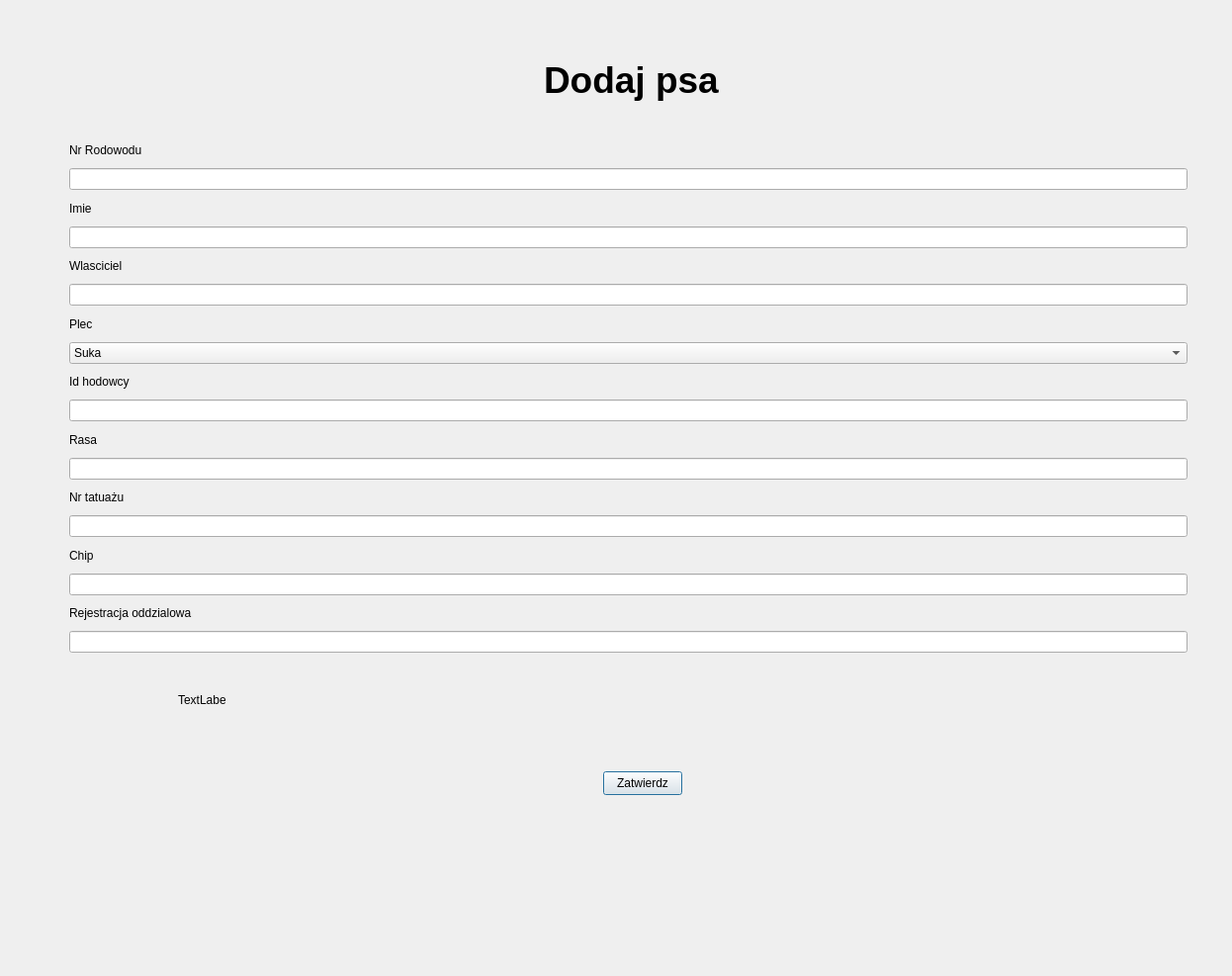
<?xml version="1.0" encoding="UTF-8"?>
<ui version="4.0">
 <class>dodajpsa</class>
 <widget class="QDialog" name="dodajpsa">
  <property name="geometry">
   <rect>
    <x>0</x>
    <y>0</y>
    <width>1246</width>
    <height>987</height>
   </rect>
  </property>
  <property name="windowTitle">
   <string>Dialog</string>
  </property>
  <widget class="QLabel" name="dodajpsalabel">
   <property name="geometry">
    <rect>
     <x>550</x>
     <y>50</y>
     <width>241</width>
     <height>61</height>
    </rect>
   </property>
   <property name="font">
    <font>
     <pointsize>28</pointsize>
     <bold>true</bold>
    </font>
   </property>
   <property name="text">
    <string>Dodaj psa</string>
   </property>
  </widget>
  <widget class="QPushButton" name="pushButton_zatwierdz">
   <property name="geometry">
    <rect>
     <x>610</x>
     <y>780</y>
     <width>80</width>
     <height>24</height>
    </rect>
   </property>
   <property name="text">
    <string>Zatwierdz</string>
   </property>
  </widget>
  <widget class="QWidget" name="layoutWidget">
   <property name="geometry">
    <rect>
     <x>70</x>
     <y>140</y>
     <width>1131</width>
     <height>520</height>
    </rect>
   </property>
   <layout class="QVBoxLayout" name="verticalLayout">
    <item>
     <widget class="QLabel" name="labelnrr">
      <property name="text">
       <string>Nr Rodowodu</string>
      </property>
     </widget>
    </item>
    <item>
     <widget class="QLineEdit" name="lineEdit_nrRodowodu"/>
    </item>
    <item>
     <widget class="QLabel" name="label_2">
      <property name="text">
       <string>Imie</string>
      </property>
     </widget>
    </item>
    <item>
     <widget class="QLineEdit" name="lineEdit_imie"/>
    </item>
    <item>
     <widget class="QLabel" name="label_3">
      <property name="text">
       <string>Wlasciciel</string>
      </property>
     </widget>
    </item>
    <item>
     <widget class="QLineEdit" name="lineEdit_wlasciciel"/>
    </item>
    <item>
     <widget class="QLabel" name="label_4">
      <property name="text">
       <string>Plec</string>
      </property>
     </widget>
    </item>
    <item>
     <widget class="QComboBox" name="comboBox_plec">
      <item>
       <property name="text">
        <string>Suka</string>
       </property>
      </item>
      <item>
       <property name="text">
        <string>Pies</string>
       </property>
      </item>
     </widget>
    </item>
    <item>
     <widget class="QLabel" name="label_5">
      <property name="text">
       <string>Id hodowcy </string>
      </property>
     </widget>
    </item>
    <item>
     <widget class="QLineEdit" name="lineEdit_idHodowcy"/>
    </item>
    <item>
     <widget class="QLabel" name="label_6">
      <property name="text">
       <string>Rasa</string>
      </property>
     </widget>
    </item>
    <item>
     <widget class="QLineEdit" name="lineEdit_rasa">
      <property name="text">
       <string/>
      </property>
     </widget>
    </item>
    <item>
     <widget class="QLabel" name="label_7">
      <property name="text">
       <string>Nr tatuażu</string>
      </property>
     </widget>
    </item>
    <item>
     <widget class="QLineEdit" name="lineEdit_nrTatuazu"/>
    </item>
    <item>
     <widget class="QLabel" name="label_8">
      <property name="text">
       <string>Chip</string>
      </property>
     </widget>
    </item>
    <item>
     <widget class="QLineEdit" name="lineEdit_chip"/>
    </item>
    <item>
     <widget class="QLabel" name="label_9">
      <property name="text">
       <string>Rejestracja oddzialowa</string>
      </property>
     </widget>
    </item>
    <item>
     <widget class="QLineEdit" name="lineEdit_rejestracjaOddzialowa"/>
    </item>
   </layout>
  </widget>
  <widget class="QLabel" name="label">
   <property name="geometry">
    <rect>
     <x>180</x>
     <y>700</y>
     <width>48</width>
     <height>16</height>
    </rect>
   </property>
   <property name="text">
    <string>TextLabel</string>
   </property>
  </widget>
 </widget>
 <resources/>
 <connections/>
</ui>
